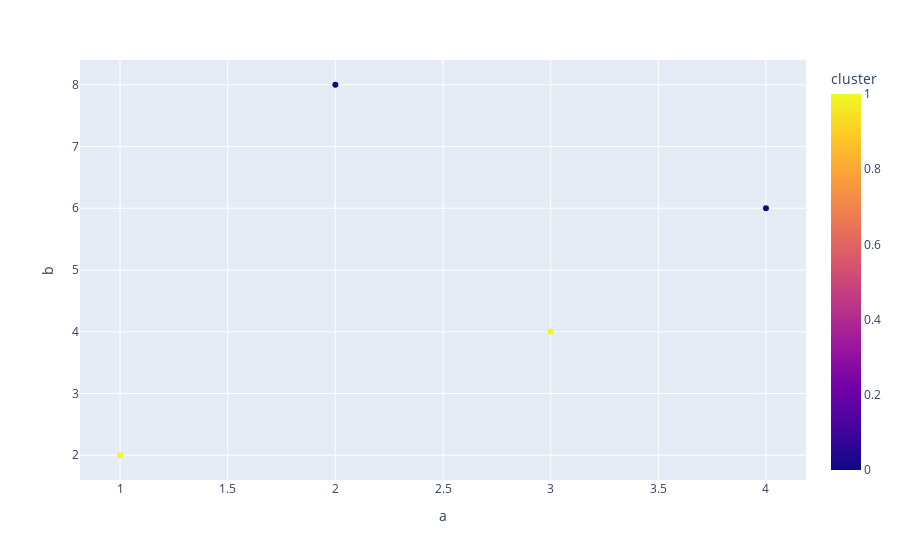

The code cell stored with this chart in its notebook:
### Code cell
px.scatter(df[df['c']== 'Entidad'], x='a', y='b', color='cluster')

### Figure 1 — Plotly figure (JSON) as saved in the notebook; plotly's stock layout.template omitted (floating-point values rounded to 4 significant figures)
{"data": [{"hovertemplate": "a=%{x}<br>b=%{y}<br>cluster=%{marker.color}<extra></extra>", "legendgroup": "", "marker": {"color": [1, 0, 1, 0], "coloraxis": "coloraxis", "symbol": "circle"}, "mode": "markers", "name": "", "orientation": "v", "showlegend": false, "type": "scatter", "x": [1, 2, 3, 4], "xaxis": "x", "y": [2, 8, 4, 6], "yaxis": "y"}], "layout": {"autosize": true, "coloraxis": {"colorbar": {"title": {"text": "cluster"}}, "colorscale": [[0, "#0d0887"], [0.1111, "#46039f"], [0.2222, "#7201a8"], [0.3333, "#9c179e"], [0.4444, "#bd3786"], [0.5556, "#d8576b"], [0.6667, "#ed7953"], [0.7778, "#fb9f3a"], [0.8889, "#fdca26"], [1, "#f0f921"]]}, "legend": {"tracegroupgap": 0}, "margin": {"t": 60}, "xaxis": {"anchor": "y", "autorange": true, "domain": [0, 1], "range": [0.8119, 4.188], "title": {"text": "a"}, "type": "linear"}, "yaxis": {"anchor": "x", "autorange": true, "domain": [0, 1], "range": [1.535, 8.465], "title": {"text": "b"}, "type": "linear"}}}
